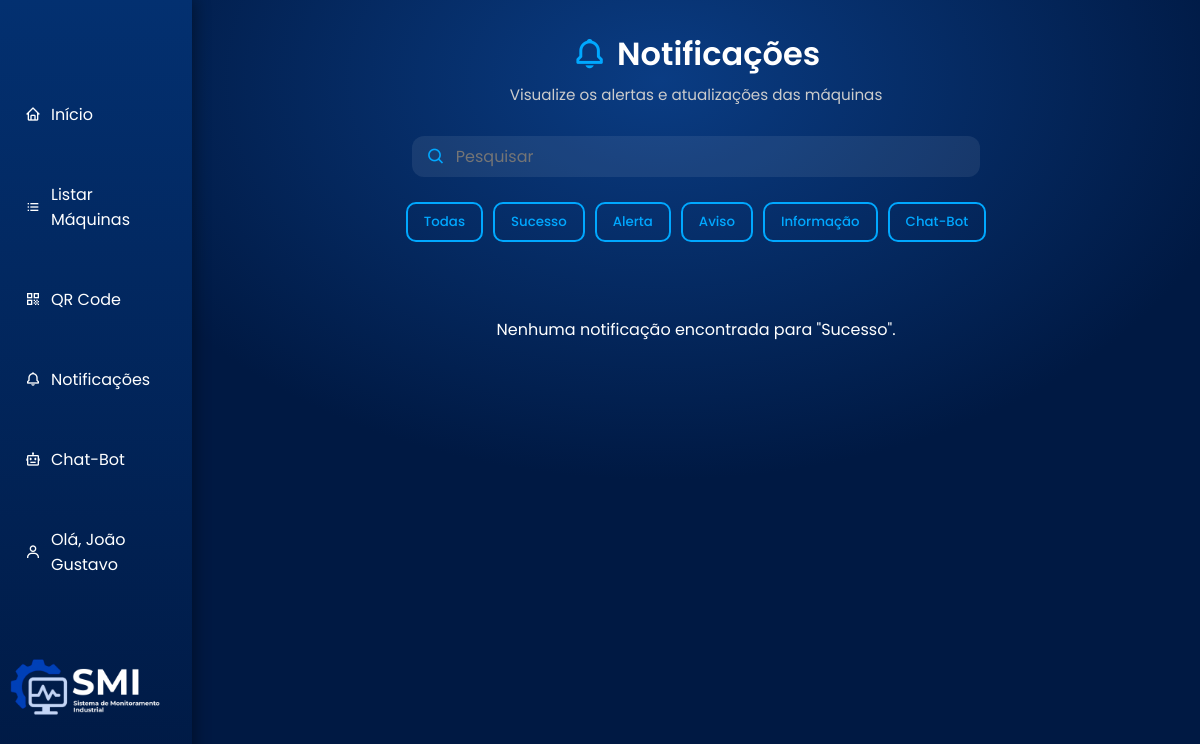
The page /php/notificacoes.php?status=Sucesso (signed in) on the database as committed earlier.
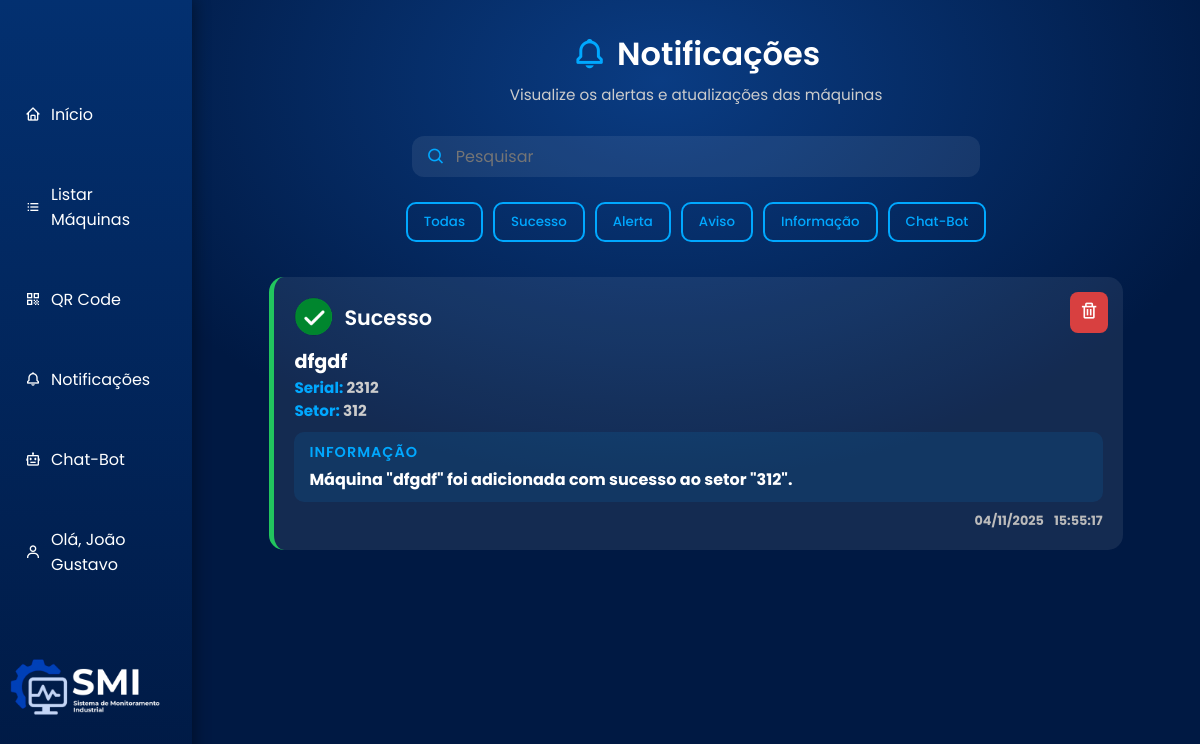
The same page on the database as committed later.
### tables this page shows
CREATE TABLE `notificacoes` (
  `id_notificacao` int(11) NOT NULL,
  `img_notificacao` varchar(255) DEFAULT NULL,
  `fk_nome_maquina` varchar(255) NOT NULL,
  `fk_numero_serial_maquina` int(11) NOT NULL,
  `fk_setor_maquina` int(11) NOT NULL,
  `informacoes_notificacao` varchar(255) NOT NULL,
  `status_notificacao` enum('Sucesso','Alerta','Aviso','Informacao','Chat-bot') NOT NULL,
  `data_notificacao` datetime NOT NULL DEFAULT current_timestamp()
);

### php/notificacoes.php (the view, shortened to what this page needs)
<?php
include('conexao.php');
$tipo_usuario = $_SESSION['tipo_usuario'];
$filtro = '';
if (isset($_GET['status']) && !empty($_GET['status'])) {
    $filtro = $_GET['status'];
    $query = "SELECT * FROM notificacoes WHERE status_notificacao LIKE ? ORDER BY id_notificacao DESC";
    $stmt = $conexao->prepare($query);
    $likeParam = '%' . $filtro . '%';
    $stmt->bind_param('s', $likeParam);
    $stmt->execute();
    $result = $stmt->get_result();
} else {
    $query = "SELECT * FROM notificacoes ORDER BY id_notificacao DESC";
    $result = $conexao->query($query);
}
?>
<!DOCTYPE html>
<html lang="pt-BR">
<head>
    <link href="https://unpkg.com/boxicons@2.1.4/css/boxicons.min.css" rel="stylesheet" />
    <link rel="stylesheet" href="../css/notification.css">
</head>
<body>
    <?php include "nav.php"; ?>
    <?php include "nav_mobile.php"; ?>
    <main>
        <div class="titulo">
            <div class="icone">
                <i class='bx bx-bell'></i>
                <h1>Notificações</h1>
            </div>
            <p>Visualize os alertas e atualizações das máquinas</p>
        </div>
        <div class="pesquisa">
            <i class='bx bx-search'></i>
            <input type="search" placeholder="Pesquisar" id="campoBusca">
        </div>
        <div id="filtros">
            <a href="notificacoes.php"><button class="botao-filtro" id="todas">Todas</button></a>
            <a href="notificacoes.php?status=Sucesso"><button class="botao-filtro" id="sucesso">Sucesso</button></a>
            <a href="notificacoes.php?status=Alerta"><button class="botao-filtro" id="alerta">Alerta</button></a>
            <a href="notificacoes.php?status=Aviso"><button class="botao-filtro" id="aviso">Aviso</button></a>
            <a href="notificacoes.php?status=Informação"><button class="botao-filtro" id="informacao">Informação</button></a>
            <a href="notificacoes.php?status=Chat-Bot"><button class="botao-filtro" id="chatbot">Chat-Bot</button></a>
        </div>
        <div id="notificacoes">
            <?php if ($result && $result->num_rows > 0): ?>
                <?php while ($row = $result->fetch_assoc()): ?>
                    <?php
                    $classe = strtolower($row['status_notificacao']);
                    $icone_caminho = !empty($row['img_notificacao']) ? htmlspecialchars($row['img_notificacao']) : '../img/padrao.png';
                    $data = date('d/m/Y', strtotime($row['data_notificacao']));
                    $hora = date('H:i:s', strtotime($row['data_notificacao']));
                    ?>
                    <div class="notificacao <?php echo htmlspecialchars($classe); ?>">
                        <div class="status">
                            <img src="<?php echo $icone_caminho; ?>" alt="Ícone">
                            <h2><?php echo ucfirst($row['status_notificacao']); ?></h2>
                        </div>
                        <div class="stats">
                            <h3><?php echo htmlspecialchars($row['fk_nome_maquina']); ?></h3>
                            <h4><b class="bold">Serial:</b> <?php echo htmlspecialchars($row['fk_numero_serial_maquina']); ?></h4>
                            <h4><b class="bold">Setor:</b> <?php echo htmlspecialchars($row['fk_setor_maquina']); ?></h4>
                        </div>
                        <div class="info">
                            <h3>INFORMAÇÃO</h3>
                            <h4><?php echo htmlspecialchars($row['informacoes_notificacao']); ?></h4>
                        </div>
                        <div class="data-e-hora">
                            <h6 class="data"><?php echo $data; ?></h6>
                            <h6 class="hora"><?php echo $hora; ?></h6>
                        </div>
                        <?php if (strtolower($tipo_usuario) === 'adm'): ?>
                            <div class="acoes">
                                <button class="btn-excluir" onclick="confirmarExclusao(<?php echo $row['id_notificacao']; ?>)">
                                    <i class='bx bx-trash'></i>
                                </button>
                            </div>
                        <?php endif; ?>
                    </div>
                <?php endwhile; ?>
            <?php else: ?>
                <p style="text-align:center; margin-top: 40px;">Nenhuma notificação encontrada<?php echo $filtro ? " para \"$filtro\"" : ""; ?>.</p>
            <?php endif; ?>
        </div>
    </main>
</body>
</html>

Rows that differ between the two databases and show on the page:
added notificacoes: img_notificacao (picture), status_notificacao "Sucesso", fk_nome_maquina "dfgdf", fk_numero_serial_maquina "2312", fk_setor_maquina "312", informacoes_notificacao "Máquina \"dfgdf\" foi adicionada com sucesso ao setor \"312\".", data_notificacao "04/11/2025", data_notificacao "15:55:17"
Other text that changed with them:
$filtro: "Sucesso" → (not shown)
text no longer shown: "Nenhuma notificação encontrada para \" \" ."
